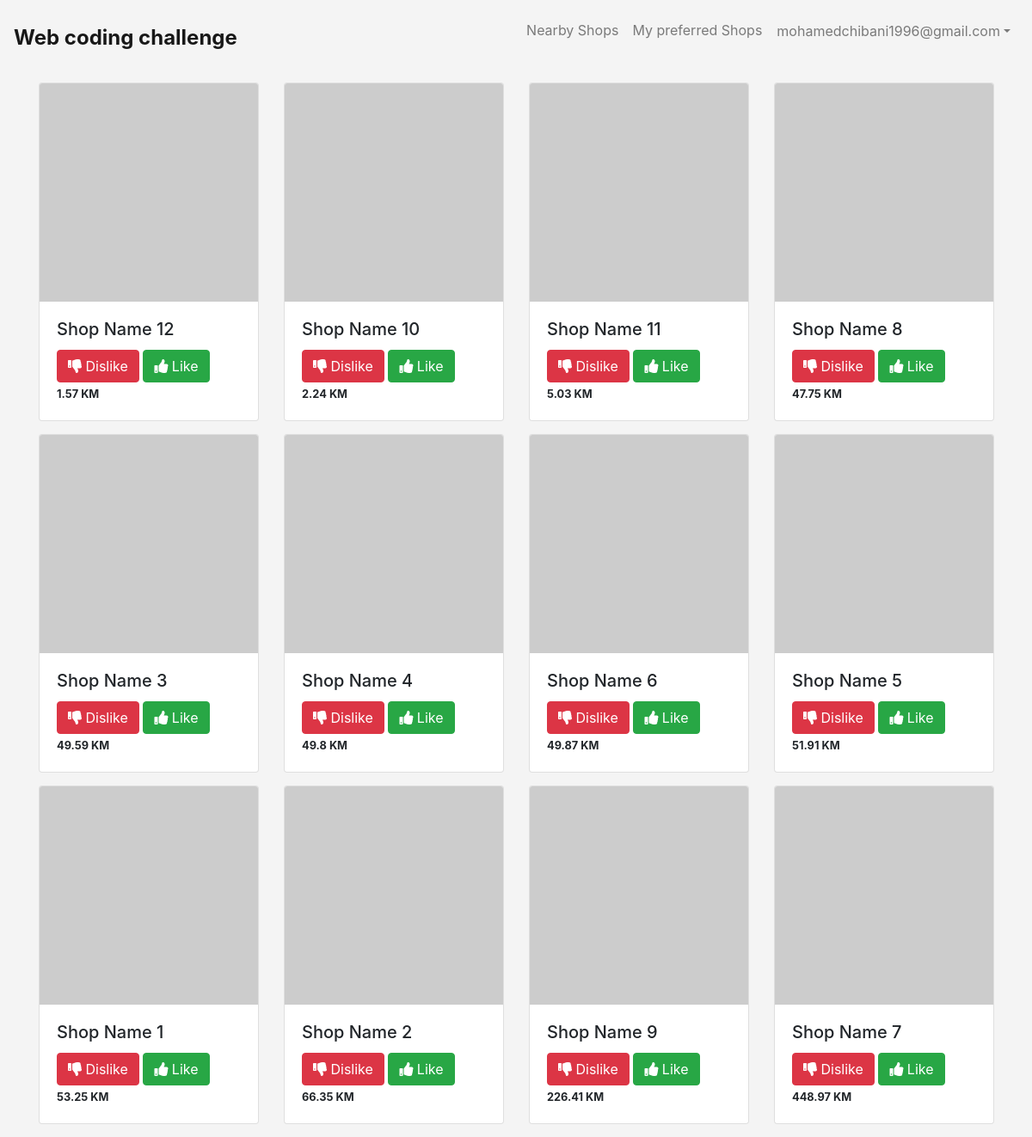
The app's page /index.php (signed in) with its own data.
### tables this page shows
CREATE TABLE `shop` (
  `id` int(11) NOT NULL,
  `name` varchar(120) NOT NULL,
  `image` varchar(255) NOT NULL,
  `position_latitude` double(10,8) NOT NULL,
  `position_longitude` double(10,8) NOT NULL
);

### index.php (the view, shortened to what this page needs)
<?php
	if(isset($_SESSION['user'])){
		include 'init.php';
		$stmt = $con->prepare("SELECT shop.*,
                           ACOS(SIN(RADIANS(33.9954189)) * SIN(RADIANS(position_latitude)) + COS(RADIANS(33.9954189)) * COS(RADIANS(position_latitude)) * COS(RADIANS(position_longitude - (-6.8522116)))) * 3959 as distance
			               FROM shop
                           LEFT JOIN users_preferred_shops ON users_preferred_shops.shop_id = shop.id
                           LEFT JOIN users_disliked_shops_2h ON users_disliked_shops_2h.shop_id = shop.id
                           WHERE users_preferred_shops.shop_id IS NULL
						   AND ( users_disliked_shops_2h.dislike_datetime < DATE_SUB(NOW(), INTERVAL 2 HOUR)
						   OR users_disliked_shops_2h.dislike_datetime IS NULL )
						   AND ACOS(SIN(RADIANS(33.9954189)) * SIN(RADIANS(position_latitude)) + COS(RADIANS(33.9954189)) * COS(RADIANS(position_latitude)) * COS(RADIANS(position_longitude - (-6.8522116)))) * 3959
						   #AND users_preferred_shops.user_id IS NULL
						   #AND (users_disliked_shops_2h.user_id IS NULL OR AND users_disliked_shops_2h.user_id = ? )
						   ORDER BY distance
                           ");
    	$stmt->execute(array($_SESSION["userid"]));
		$shops = $stmt->fetchAll();
	?>
	<div class="container">
		<div class="row">
			<?php foreach($shops as $shop){ ?>
				<div class="col-lg-3 col-md-3 col-sm-2 col-xs-1" style="margin-bottom:15px">
					<div class="card" style="width: 16rem;">
					  <img class="card-img-top" src="https://via.placeholder.com/150" alt="Card image cap">
					  <div class="card-body">
					    <h5 class="card-title"><?php echo $shop['name']?></h5>
					    <a href="#"
								data-shopid="<?php echo $shop['id']?>"
					    		data-userid="<?php echo $_SESSION['userid']?>)"
					    class="btn btn-danger dislike_btn"><i class="fa fa-thumbs-down"></i>
							Dislike
						</a>
					    <a href="#"
					    		data-shopid="<?php echo $shop['id']?>"
					    		data-userid="<?php echo $_SESSION['userid']?>"
					    	class="btn btn-success like_btn">
					  		<i class="fa fa-thumbs-up"></i>
					  		Like
					  	</a>
					  	<br>
					  	<small><b><?php echo round($shop['distance'],2)?> KM</b></small>
					  </div>
					</div>
				</div>
			<?php }?>
		</div>
	</div>
	<?php
		include $tpl.'footer.php';
	?>
	<?php
	}else{
		header('Location: sign_in.php');
		exit();
	}
?>

### includes/templates/header.php (shortened to what this page needs)
<!DOCTYPE html>
<html>
	<head>
		<link rel="stylesheet" href="<?php echo $css;?>bootstrap.min.css">
		<link rel="stylesheet" href="https://use.fontawesome.com/releases/v5.1.1/css/all.css">
		<link rel="stylesheet" href="<?php echo $css;?>style.css">
	</head>
	<body>

### init.php (shortened to what this page needs)
<?php
	$tpl = 'includes/templates/';
	$css = 'layout/css/';
	include $tpl.'header.php';
	if(!isset($noNavbar)){	include $tpl.'navbar.php'; 	}
	?>

### includes/templates/navbar.php (shortened to what this page needs)
<nav class="navbar navbar-light navbar-expand-md bg-faded justify-content-center">
    <h4><b><a href="index.php" class="navbar-brand d-flex w-50 mr-auto">Web coding challenge</a></h4></b>
    <div class="navbar-collapse collapse w-100" id="collapsingNavbar3">
        <?php
              if(isset($_SESSION['user'])){
        ?>
            <ul class="nav navbar-nav ml-auto w-100 justify-content-end">
                <li class="nav-item">
                    <a class="nav-link" href="index.php">Nearby Shops</a>
                </li>
                <li class="nav-item">
                    <a class="nav-link" href="preferred_shops.php">My preferred Shops</a>
                </li>
                <li class="dropdown">
                     <a class="btn btn-default dropdown-toggle nav-link" data-toggle=dropdown>
                      <?php echo $_SESSION['user'];?></a>
                      <a class="caret"></a>
                </li>
        <?php } ?>
    </div>
</nav>

### includes/templates/footer.php (shortened to what this page needs)
	</body>
</html>

### layout/css/style.css (style rules this page uses)
body { background-color: #F4F4F4; font-size: 16px; }
.navbar { border-radius: 0; margin-bottom: 0; }
.nav>li>a { padding: 15px 12px; }
.navbar-brand { font-size: 1em; }

### records on screen
shop: name "Shop Name 12", distance "1.57"
shop: name "Shop Name 10", distance "2.24"
shop: name "Shop Name 11", distance "5.03"
shop: name "Shop Name 8", distance "47.75"
shop: name "Shop Name 3", distance "49.59"
shop: name "Shop Name 4", distance "49.8"
shop: name "Shop Name 6", distance "49.87"
shop: name "Shop Name 5", distance "51.91"
shop: name "Shop Name 1", distance "53.25"
shop: name "Shop Name 2", distance "66.35"
shop: name "Shop Name 9", distance "226.41"
shop: name "Shop Name 7", distance "448.97"

### other values on screen
$_SESSION['user'] "mohamedchibani1996@gmail.com"
